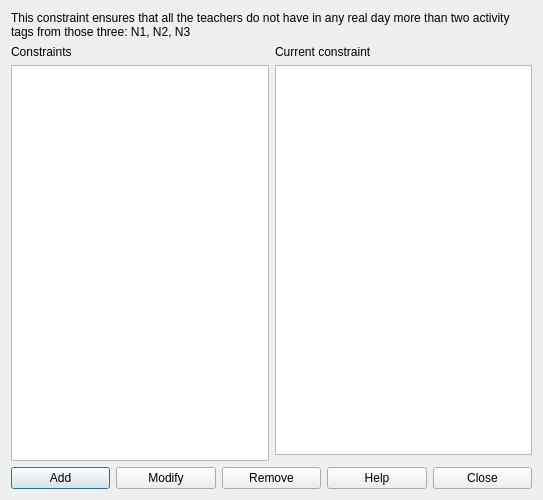
<?xml version="1.0" encoding="UTF-8"?>
<ui version="4.0">
 <class>ConstraintTeachersMaxTwoActivityTagsPerRealDayFromN1N2N3Form_template</class>
 <widget class="QDialog" name="ConstraintTeachersMaxTwoActivityTagsPerRealDayFromN1N2N3Form_template">
  <property name="geometry">
   <rect>
    <x>0</x>
    <y>0</y>
    <width>543</width>
    <height>500</height>
   </rect>
  </property>
  <property name="windowTitle">
   <string extracomment="This is the title of the dialog in which you see the list of all constraints of this type">Constraints teachers max two activity tags per real day from N1 N2 N3</string>
  </property>
  <layout class="QGridLayout" name="gridLayout_2">
   <item row="0" column="0" colspan="2">
    <widget class="QLabel" name="textLabel1">
     <property name="sizePolicy">
      <sizepolicy hsizetype="Minimum" vsizetype="Minimum">
       <horstretch>0</horstretch>
       <verstretch>0</verstretch>
      </sizepolicy>
     </property>
     <property name="text">
      <string>This constraint ensures that all the teachers do not have in any real day more than two activity tags from those three: N1, N2, N3</string>
     </property>
     <property name="wordWrap">
      <bool>true</bool>
     </property>
    </widget>
   </item>
   <item row="1" column="0" rowspan="2">
    <layout class="QVBoxLayout" name="verticalLayout_2">
     <item>
      <widget class="QLabel" name="constraintsTextLabel">
       <property name="frameShape">
        <enum>QFrame::NoFrame</enum>
       </property>
       <property name="frameShadow">
        <enum>QFrame::Plain</enum>
       </property>
       <property name="text">
        <string>Constraints</string>
       </property>
       <property name="wordWrap">
        <bool>false</bool>
       </property>
      </widget>
     </item>
     <item>
      <widget class="QListWidget" name="constraintsListWidget"/>
     </item>
    </layout>
   </item>
   <item row="1" column="1">
    <layout class="QVBoxLayout" name="verticalLayout">
     <item>
      <widget class="QLabel" name="currentConstraintTextLabel">
       <property name="text">
        <string>Current constraint</string>
       </property>
       <property name="wordWrap">
        <bool>false</bool>
       </property>
      </widget>
     </item>
     <item>
      <widget class="QPlainTextEdit" name="currentConstraintTextEdit"/>
     </item>
    </layout>
   </item>
   <item row="3" column="0" colspan="2">
    <layout class="QHBoxLayout" name="horizontalLayout">
     <item>
      <widget class="QPushButton" name="addConstraintPushButton">
       <property name="text">
        <string>Add</string>
       </property>
      </widget>
     </item>
     <item>
      <widget class="QPushButton" name="modifyConstraintPushButton">
       <property name="text">
        <string>Modify</string>
       </property>
      </widget>
     </item>
     <item>
      <widget class="QPushButton" name="removeConstraintPushButton">
       <property name="text">
        <string>Remove</string>
       </property>
      </widget>
     </item>
     <item>
      <widget class="QPushButton" name="helpPushButton">
       <property name="text">
        <string>Help</string>
       </property>
      </widget>
     </item>
     <item>
      <widget class="QPushButton" name="closePushButton">
       <property name="text">
        <string>Close</string>
       </property>
      </widget>
     </item>
    </layout>
   </item>
  </layout>
 </widget>
 <layoutdefault spacing="6" margin="11"/>
 <resources/>
 <connections/>
</ui>
